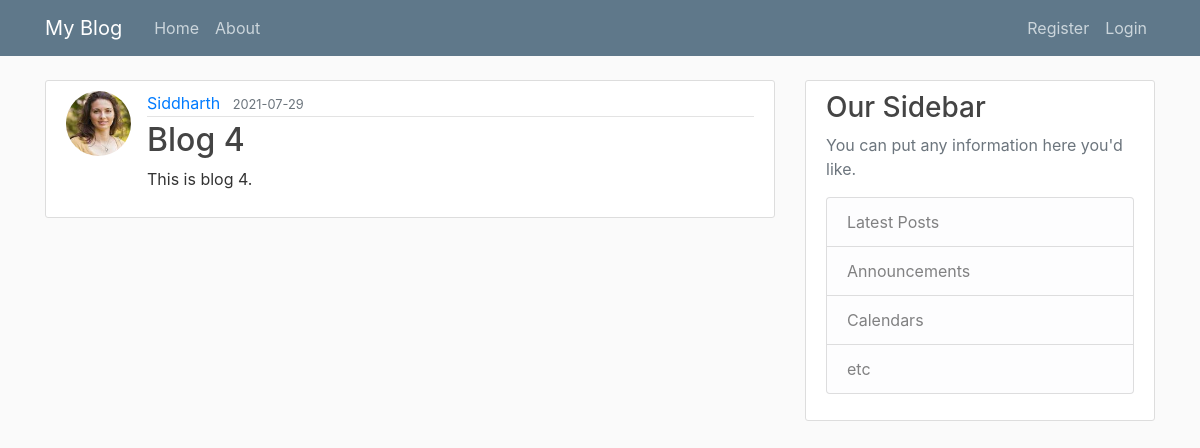
Screenshot of /post/3 with the database file from the repository.
### flask_blog/models.py (models this page shows, shortened)
class User(db.Model, UserMixin):
    id = db.Column(db.Integer, primary_key = True)
    username = db.Column(db.String(20), unique= True, nullable = False)
    email = db.Column(db.String(120), unique= True, nullable = False)
    image_file = db.Column(db.String(20), unique = False, nullable = False, default = 'default.jpeg')
    password = db.Column(db.String(60), unique = False, nullable = False)
    posts = db.relationship('Post', backref = 'author', lazy = True)

class Post(db.Model):
    id = db.Column(db.Integer, primary_key=True)
    title = db.Column(db.String(100), nullable = False)
    date_posted = db.Column(db.DateTime, nullable = False, default = datetime.utcnow)
    content = db.Column(db.Text, nullable = False)
    post_id = db.Column(db.Integer, db.ForeignKey('user.id'), nullable = False)
    '''user.id is lower case, because if reference to
    'user' table name that is created for User
    class and it is default to class name lowercase.'''

### flask_blog/posts/routes.py (the view)
@posts.route('/post/<int:post_id>')
def post(post_id):
    post = Post.query.get_or_404(post_id)
    return render_template('post.html', title=post.title, post=post)

### flask_blog/templates/post.html (shortened to what this page needs)
{% extends "layout.html" %}
{% block content %}
<article class="media content-section">
    <img class="rounded-circle article-img"
         src="{{ url_for('static', filename='profile_pics/' + post.author.image_file) }}">
    <div class="media-body">
        <div class="article-metadata">
            <a class="mr-2" href="{{ url_for('users.user_posts', username = post.author.username )}}">{{ post.author.username }}</a>
            <small class="text-muted">{{ post.date_posted.strftime('%Y-%m-%d') }}</small>
        </div>
        <h2 class="atricle-title">{{ post.title }}</h2>
        <p class="article-content">{{ post.content }}</p>
    </div>
</article>
{% endblock content %}

### flask_blog/static/main.css (style rules this page uses)
body { background: #fafafa; color: #333333; margin-top: 5rem; }
h1, h2, h3, h4, h5, h6 { color: #444444; }
.content-section { background: #ffffff; padding: 10px 20px; border: 1px solid #dddddd; border-radius: 3px; margin-bottom: 20px; }
.article-content { white-space: pre-line; }
.article-img { height: 65px; width: 65px; margin-right: 16px; }
.article-metadata { padding-bottom: 1px; margin-bottom: 4px; border-bottom: 1px solid #e3e3e3 }

### rows the page displays
User: image_file (picture), author.username "Siddharth"
Post: date_posted "2021-07-29", title "Blog 4", content "This is blog 4."
